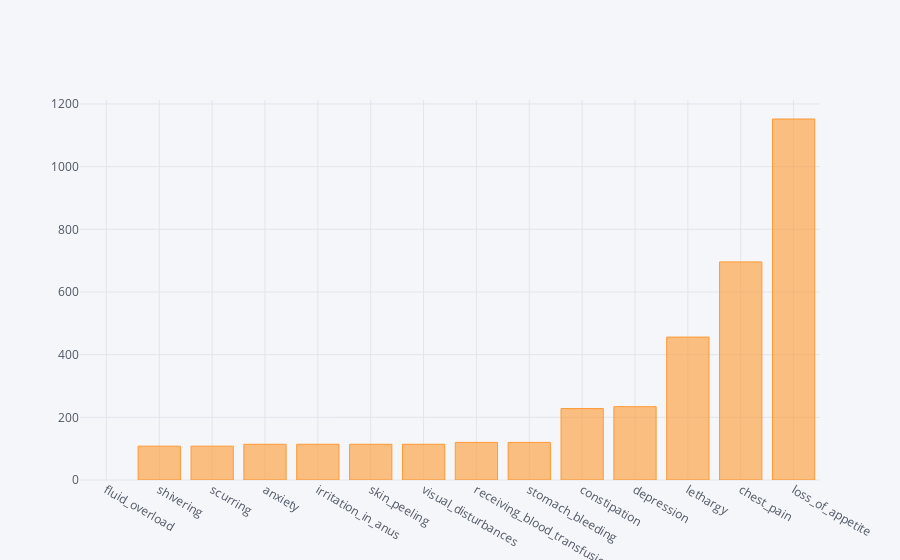

Notebook source saved alongside this figure:
### Code cell
#10 lowest common symtomps
disyes[::-10].iplot(kind='bar',x='index')

### Figure 1 — Plotly figure (JSON) as saved in the notebook; plotly's stock layout.template omitted (floating-point values rounded to 4 significant figures)
{"data": [{"marker": {"color": "rgba(255, 153, 51, 0.6)", "line": {"color": "rgba(255, 153, 51, 1.0)", "width": 1}}, "name": "1", "orientation": "v", "text": "", "type": "bar", "uid": "409eecc7-b933-4ae6-bf38-7edc16dc1730", "x": ["fluid_overload", "shivering", "scurring", "anxiety", "irritation_in_anus", "skin_peeling", "visual_disturbances", "receiving_blood_transfusion", "stomach_bleeding", "constipation", "depression", "lethargy", "chest_pain", "loss_of_appetite"], "y": ["", 108, 108, 114, 114, 114, 114, 120, 120, 228, 234, 456, 696, 1152]}], "layout": {"legend": {"bgcolor": "#F5F6F9", "font": {"color": "#4D5663"}}, "paper_bgcolor": "#F5F6F9", "plot_bgcolor": "#F5F6F9", "title": {"font": {"color": "#4D5663"}}, "xaxis": {"gridcolor": "#E1E5ED", "showgrid": true, "tickfont": {"color": "#4D5663"}, "title": {"font": {"color": "#4D5663"}, "text": ""}, "zerolinecolor": "#E1E5ED"}, "yaxis": {"gridcolor": "#E1E5ED", "showgrid": true, "tickfont": {"color": "#4D5663"}, "title": {"font": {"color": "#4D5663"}, "text": ""}, "zerolinecolor": "#E1E5ED"}}}
